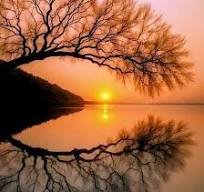
#> input picture GoruntuKaristirma/indir.jpeg, 204 x 192 px, found by its file name
$ python goruntu_karistirma.py
#> lines starting #> are read from the running program, lines starting #| are printed output that depends on the picture
import cv2
import matplotlib.pyplot as plt

"""
cv2 (OpenCV): Görüntü işleme işlemlerini yapmak için kullaniliyor.
matplotlib.pyplot: Görüntüleri grafik olarak göstermek için kullaniliyor.

"""

# Görüntüleri oku
img1 = cv2.imread(r"C:\Users\MUSA\Desktop\OpenCV\GoruntuKaristirma\indir.jpeg")
#> img1 is the input picture: shape (192, 204, 3); mean B, G, R 64.8, 99.1, 156.8
img2 = cv2.imread(r"C:\Users\MUSA\Desktop\OpenCV\GoruntuKaristirma\indir (1).jpeg")
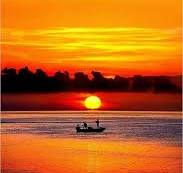
#> input picture GoruntuKaristirma/indir (1).jpeg, 183 x 173 px, found by its file name
#> img2 is the input picture: shape (173, 183, 3); mean B, G, R 24, 102.1, 194.5

# Görüntüleri RGB formatına çevir
img1 = cv2.cvtColor(img1, cv2.COLOR_BGR2RGB)
img2 = cv2.cvtColor(img2, cv2.COLOR_BGR2RGB)

"""
OpenCV, görüntüleri BGR (Blue-Green-Red) formatinda okur.
cv2.cvtColor(img, cv2.COLOR_BGR2RGB) ile görüntüler RGB formatina çevrilerek
matplotlib ile doğru renkte gösterilmesi sağlaniyor.
"""

# Görüntü boyutlarını eşitle (eğer farklı boyutlardaysa)
img1 = cv2.resize(img1, (500, 500))
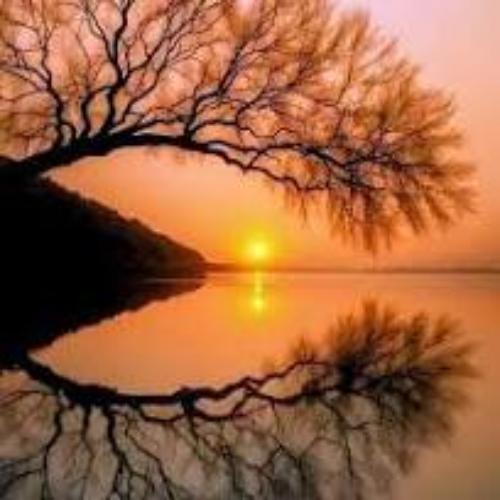
#> img1: shape (500, 500, 3); mean R, G, B 156.7, 99, 64.6
img2 = cv2.resize(img2, (500, 500))
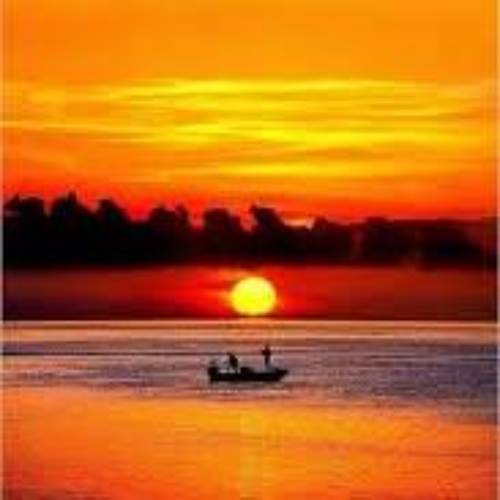
#> img2: shape (500, 500, 3); mean R, G, B 194.4, 101.9, 23.9

"""
Görüntülerin boyutlari farkli olabilir.
cv2.resize() fonksiyonu ile her iki görüntü de (500, 500) piksel boyutuna getirilerek kariştirma işlemi için uyumlu hale getiriliyor.

"""

# Görüntüleri karıştır (alpha: 0.5, beta: 0.5)
blended = cv2.addWeighted(img1, 0.5, img2, 0.5, 0)
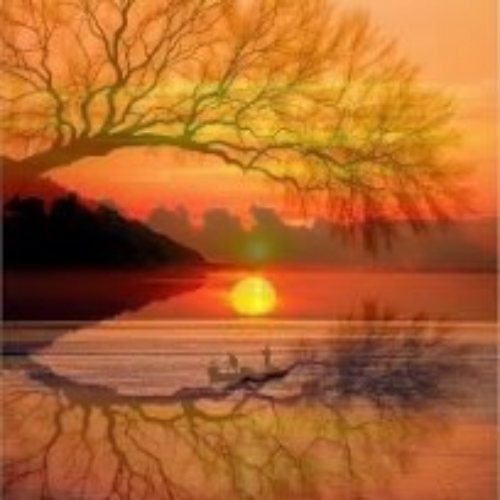
#> blended: shape (500, 500, 3); mean R, G, B 175.5, 100.5, 44.3

"""
cv2.addWeighted(src1, alpha, src2, beta, gamma) fonksiyonu ile görüntüler belirli oranlarda birleştiriliyor.
Parametreler:
img1: İlk görüntü
0.5: İlk görüntünün ağirliği (alpha)
img2: İkinci görüntü
0.5: İkinci görüntünün ağirliği (beta)
0: Parlaklik ayari (gamma) – burada kullanilmiyor.
Bu işlem, iki görüntüyü %50 - %50 oraninda harmanlayarak yeni bir görüntü oluşturuyor.
"""

# Görüntüleri göster
plt.figure(figsize=(10, 5))

"""
plt.figure(figsize=(10, 5)): Grafik penceresinin boyutunu ayarlar (10x5 inç).
"""

plt.subplot(1, 3, 1)
plt.imshow(img1)
plt.title("Görüntü 1")
plt.axis("off")

"""
plt.subplot(1, 3, 1): 1 satir, 3 sütundan oluşan bir grafik alani oluşturur ve ilk konumu seçer.
plt.imshow(img1): İlk görüntüyü gösterir.
plt.title("Görüntü 1"): Başlik ekler.
plt.axis("off"): Eksen çizgilerini kaldirir.
"""

plt.subplot(1, 3, 2)
plt.imshow(img2)
plt.title("Görüntü 2")
plt.axis("off")

"""
Ayni işlemler ikinci görüntü için de yapiliyor:
"""

plt.subplot(1, 3, 3)
plt.imshow(blended)
plt.title("Kariştirilmiş Görüntü")
plt.axis("off")

plt.show()


"""
Özet
Bu kod:
✅ OpenCV ile iki görüntüyü okur.
✅ Görüntüleri RGB formatina çevirir.
✅ Boyutlarini 500x500 piksele ayarlar.
✅ cv2.addWeighted() fonksiyonu ile iki görüntüyü %50-%50 oraninda birleştirir.
✅ Matplotlib ile üç görüntüyü (orijinal iki görüntü + kariştirilmi ş görüntü) ekranda gösterir.

Kodun çiktisi, üç yan yana görüntü olacak şekilde:
1️⃣ İlk görüntü
2️⃣ İkinci görüntü
3️⃣ Kariştirilmiş görüntü
"""
